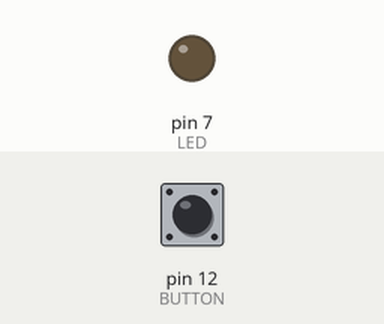
The sketch below on a simulated Arduino Uno, built with avr-gcc and run on an emulated ATmega328P. Parts: output pins drawn as LEDs (lit = HIGH). The inputs (shaded band) are chosen by the test bench; at power-on: pin 12 (BUTTON) LOW.

Above: at 1.2 s.
1.3 s: pin 12 (BUTTON) pulled HIGH for 0.15 s
At 1.37 s:
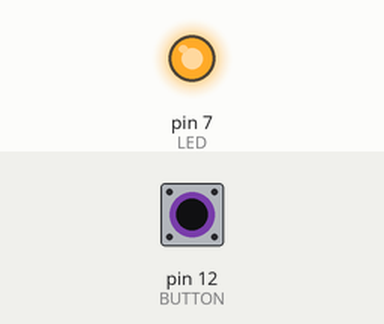
2.9 s: pin 12 (BUTTON) pulled HIGH for 3.2 s
At 7.3 s:
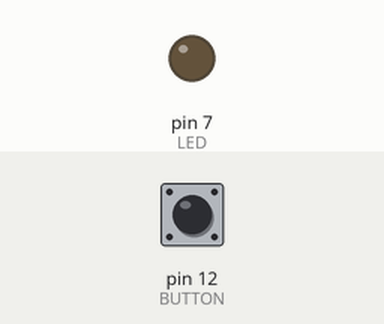
Timing chart, 0 to 8.8 s (numbered marks = the images above; inputs shaded):
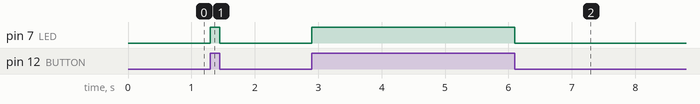

The sketch:

Ex03b.ino
```cpp
// Ex03b
// Experiment with a switch

#define LED 7
#define BUTTON 12

void setup()
{
  pinMode(LED, OUTPUT);
  pinMode(BUTTON, INPUT);
}

void loop()
{
  if (digitalRead(BUTTON) == HIGH) {
    digitalWrite(LED, HIGH);  // Turn on LED
  }
  else {
    digitalWrite(LED, LOW);	// Turn off LED
  }
}
```

Measured:
- after the input at 1.3 s, pin 7 (LED): LOW → HIGH at once, → LOW 0.15 s later
- after the input at 2.9 s, pin 7 (LED): LOW → HIGH at once, → LOW 3.2 s later
